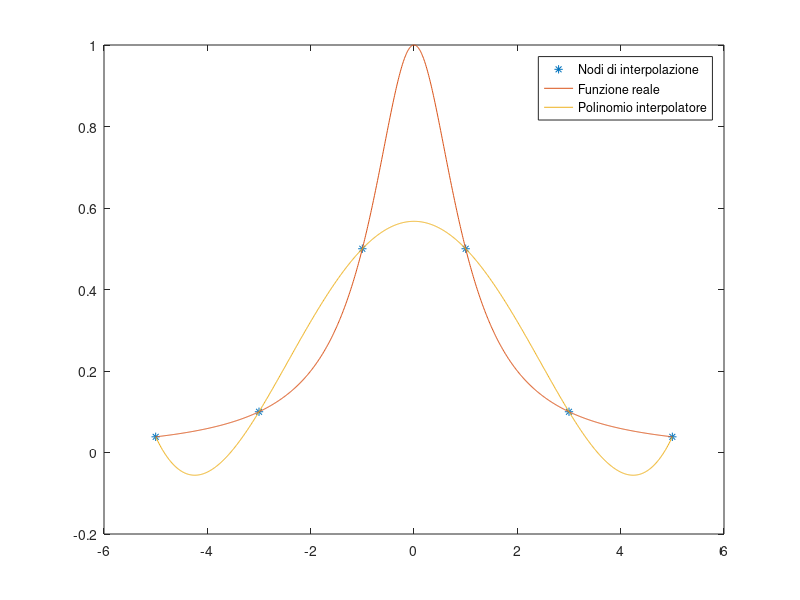

MATLAB code to generate this figure:
clear
clc
close all

a = -5;
b = 5;
grade = 5;
n_points_grid = 10000;
n_nodes = grade + 1;
nodes = linspace(a,b,n_nodes);
grid = linspace(a,b,1000);
f = @(x) 1 ./ (1 + x.^2);

p_coeff = polyfit(nodes,f(nodes),grade);
p_val = polyval(p_coeff,grid);

plot(nodes,f(nodes),'*');
hold on;
plot(grid,f(grid));
hold on;
plot(grid,p_val);
hold on

legend("Nodi di interpolazione","Funzione reale","Polinomio interpolatore")
